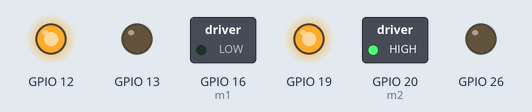
Bench run of a program on a simulated Raspberry Pi (BCM pin numbers), started with the arguments 3 3. On the bench: switched loads named in the program (green lamp = pin HIGH), output pins drawn as LEDs (lit = HIGH). What the program prints to the terminal is not drawn. At 0.5 s the program stops and its outputs stay as they are.

Above: at 0.1 s.
At 0.6 s:
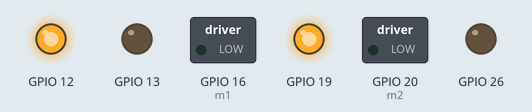
Timing chart, 0 to 2.0 s (numbered marks = the images above):
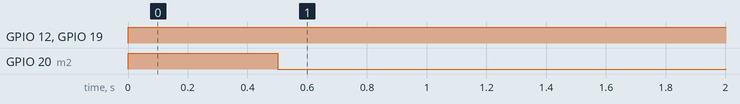

Measured:
- by itself, GPIO 12, GPIO 19: LOW → HIGH at 0.00 s
- by itself, GPIO 20 (m2): LOW → HIGH at 0.00 s, → LOW 0.50 s later

The program:

motorcontrol.py
```python
from time import sleep
import RPi.GPIO as GPIO
GPIO.setmode(GPIO.BCM)
GPIO.setwarnings(False)

def clean():
  GPIO.output(12, GPIO.LOW)
  GPIO.output(13, GPIO.LOW)
  GPIO.output(19, GPIO.LOW)
  GPIO.output(26, GPIO.LOW)

def valmap(x, in_min, in_max, out_min, out_max):
  return int((int(x)-int(in_min)) * (int(out_max)-int(out_min)) / (int(in_max)-int(in_min)) + int(out_min))

def forward():
  GPIO.output(12, GPIO.HIGH)
  GPIO.output(13, GPIO.LOW)
  GPIO.output(19, GPIO.HIGH)
  GPIO.output(26, GPIO.LOW)

def backward():
  GPIO.output(12, GPIO.LOW)
  GPIO.output(13, GPIO.HIGH)
  GPIO.output(19, GPIO.LOW)
  GPIO.output(26, GPIO.HIGH)

def carmove(x_str, y_str):
  x = int(x_str)
  y = int(y_str)
  m1 = GPIO.PWM(16, 100)
  m2 = GPIO.PWM(20, 100)
  motorSpeedA = 0
  motorSpeedB = 0
  m1.start(motorSpeedA)
  m2.start(motorSpeedB)
  print x
  print y
  # Y-axis used for forward and backward control
  if y < 90:
        forward()
        print "Forward!"
        motorSpeedA = valmap(y, 90, 0, 0, 100)
        motorSpeedB = valmap(y, 90, 0, 0, 100)
  elif y > 110:
        backward()
        print "Backward!"
        motorSpeedA = valmap(y, 110, 200, 0, 100)
        motorSpeedB = valmap(y, 110, 200, 0, 100)
  else:
	print "Stay!"
	motorSpeedA = 0
	motorSpeedB = 0

  # X-axis used for left and right control
  if x < 90:
	print "Left!"
	mapped = valmap(x, 90, 0, 0, 100)
	# Move to left - decrease left motor speed, increase right motor speed
	motorSpeedA = motorSpeedA - mapped
	motorSpeedB = motorSpeedB + mapped
	if motorSpeedA < 0:
		motorSpeedA = 0
	if motorSpeedB > 100:
		motorSpeedB = 100
  elif x > 110:
	print "Right!"
	mapped = valmap(x, 110, 200, 0, 100)
	# Move right - decrease right motor speed, increase left motor speed
	motorSpeedA = motorSpeedA + mapped
	motorSpeedB = motorSpeedB - mapped
	if motorSpeedA > 100:
		motorSpeedA = 100
	if motorSpeedB < 0:
		motorSpeedB = 0

  # Prevent buzzing at low speeds (Adjust according to your motors. My motors couldn't start moving if PWM value was below value of 70)
  #if motorSpeedA < 10:
	#motorSpeedA = 0
  #if motorSpeedB < 10:
        #motorSpeedB = 0;

  m1.ChangeDutyCycle(motorSpeedA)
  m2.ChangeDutyCycle(motorSpeedB)
  print str(motorSpeedA) + " and " + str(motorSpeedB)
  sleep(0.5)
  m1.stop()
  m2.stop()


if __name__ == '__main__':
        import sys
        x = sys.argv[1]
        y = sys.argv[2]
        print x + " and " + y
        GPIO.setup(16, GPIO.OUT) #EN A
        GPIO.setup(20, GPIO.OUT) #EN B
        GPIO.setup(12, GPIO.OUT)
        GPIO.setup(13, GPIO.OUT)
        GPIO.setup(19, GPIO.OUT)
        GPIO.setup(26, GPIO.OUT)
        carmove(x, y)
        # GPIO.cleanup()
```
